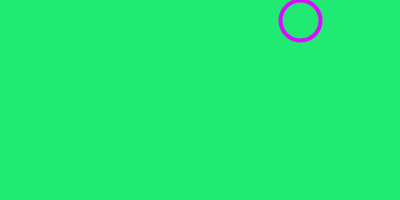
Frame 1 (no input)
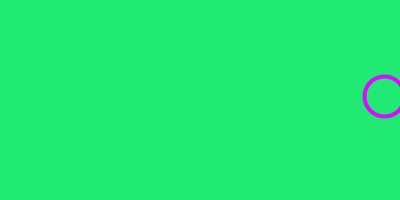
Frame 60 (the mouse pressed at the canvas centre just before this capture)
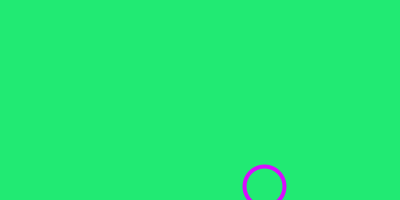
Frame 120 (the mouse held since frame 60 and released just before this capture)

The Processing sketch that drew these frames (run headless with seeded random() and noise(); from frame 60 on, the mouse is pressed at the canvas centre):

// Processing sketch: sketch_14_bouncing_ball_at_borders
// ── sketch_14_bouncing_ball_at_borders.pde
// initial position for the circle
float circle_x = 300;
float circle_y = 20;
// how much to move the circle on each frame
float move_x = 2;
float move_y = -2;

void setup() {
  size(400, 200);
  stroke(#D60DFF);
  noFill();
  strokeWeight(4);
}
void draw() {
  background(#21EA73);
  ellipse(circle_x, circle_y, 40, 40);
  // increment or move the circle
  circle_x += move_x;
  circle_y += move_y;

  if (circle_x > width) {
    circle_x = width;
    move_x = -move_x;
    println("too far right");
  }
  
  if (circle_y > height) {
    circle_y = height;
    move_y = -move_y;
    println("too far bottom");
  }
  
  if (circle_x < 0) {
    circle_x = 0;
    move_x = -move_x;
    println("too far left");
  }
  
  if (circle_y < 0) {
    circle_y = 0;
    move_y = -move_y;
    println("too far top");
  }
}
